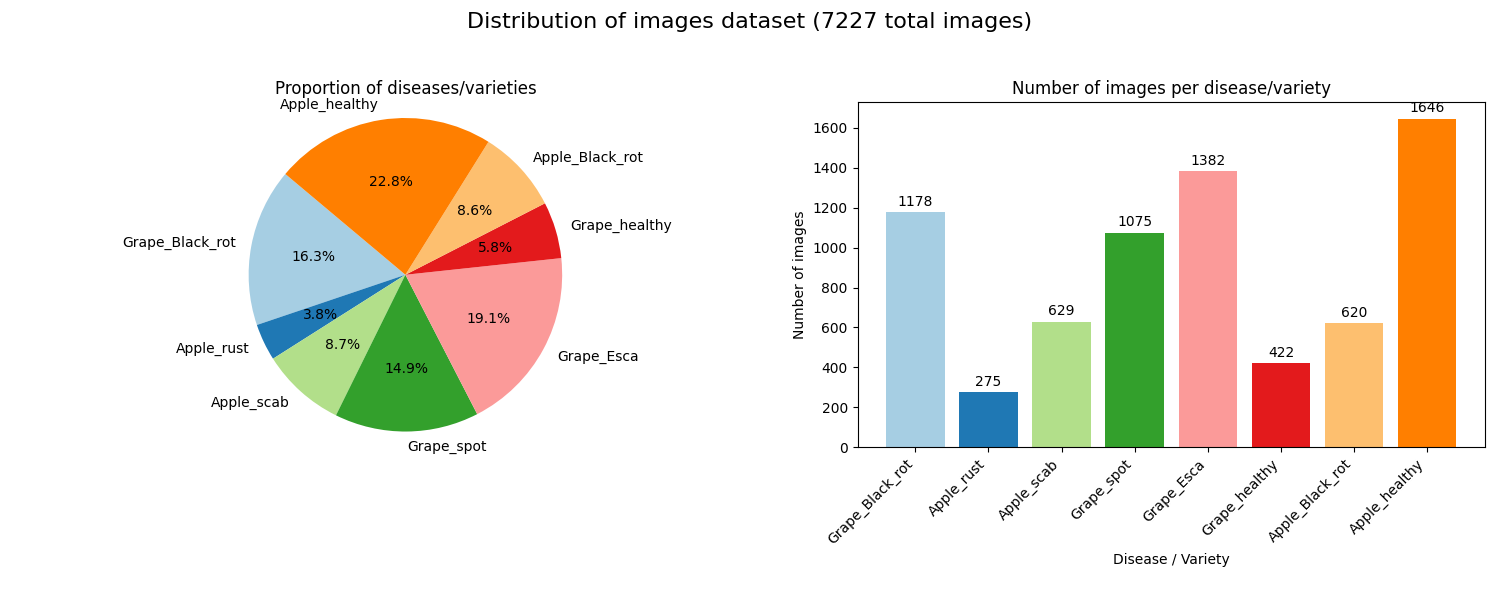
#> input picture images_distribution.png, 1500 x 600 px
$ python augmentation.py ../images_distribution.png
#> lines starting #> are read from the running program, lines starting #| are printed output that depends on the picture
#> in augment_image, img is the input picture: shape (600, 1500, 3); mean B, G, R 223.8, 233.6, 239.7
import argparse
import os
import cv2
import numpy as np
import matplotlib.pyplot as plt

def flip_image(img):
    """Applies a horizontal flip."""
    return cv2.flip(img, 1)

def rotate_image(img, angle=45):
    """Rotates the image by a given angle while keeping its full bounds."""
#> called with angle = 45
    h, w = img.shape[:2]
#> h = 600; w = 1500
    center = (w // 2, h // 2)
#> center = (750, 300)
    rotation_matrix = cv2.getRotationMatrix2D(center, angle, 1.0)
#> rotation_matrix = [[0.707, 0.707, 7.54], [-0.707, 0.707, 618.2]]

    cos = np.abs(rotation_matrix[0, 0])
#> cos = 0.707
    sin = np.abs(rotation_matrix[0, 1])
#> sin = 0.707

    new_w = int((h * sin) + (w * cos))
#> new_w = 1484
    new_h = int((h * cos) + (w * sin))
#> new_h = 1484

    rotation_matrix[0, 2] += (new_w / 2) - center[0]
    rotation_matrix[1, 2] += (new_h / 2) - center[1]

    return cv2.warpAffine(img, rotation_matrix, (new_w, new_h))
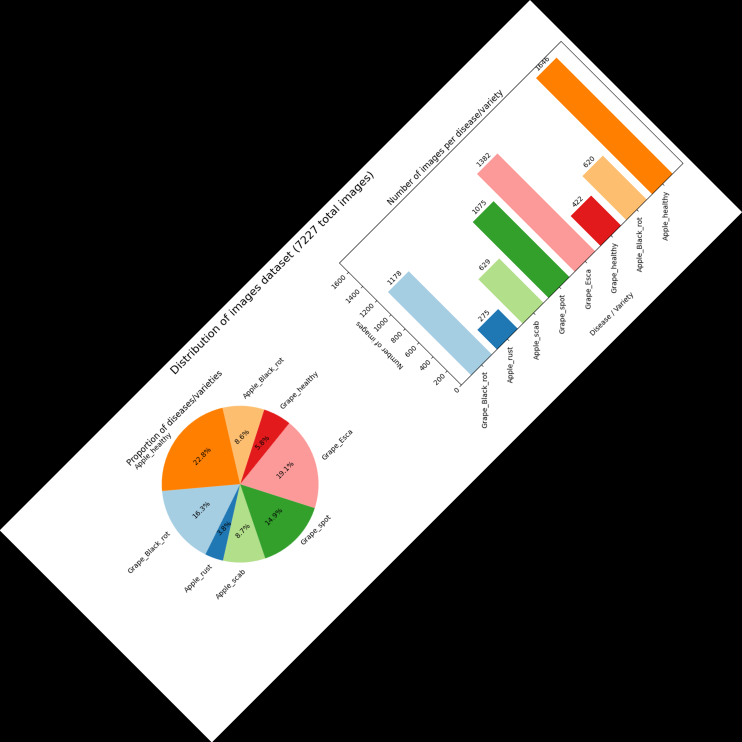
#> returned value: shape (1484, 1484, 3) (shown at 1/2 size); mean of channels 0, 1, 2 91.5, 95.5, 98; drawn as B, G, R

def skew_image(img):
    """Applies perspective skew to the image."""
    h, w = img.shape[:2]
#> h = 600; w = 1500
    pts1 = np.float32([[0, 0], [w, 0], [0, h], [w, h]])
#> pts1 = [[0, 0], [1500, 0], [0, 600], [1500, 600]]

    offset = int(w * 0.2)
#> offset = 300
    pts2 = np.float32([[offset, 0], [w - offset, 0], [0, h], [w, h]])
#> pts2 = [[300, 0], [1200, 0], [0, 600], [1500, 600]]

    matrix = cv2.getPerspectiveTransform(pts1, pts2)
#> matrix = [[0.6, -0.5, 300], [0, 0.6, 0], [0, -0.000667, 1]]
    return cv2.warpPerspective(img, matrix, (w, h))
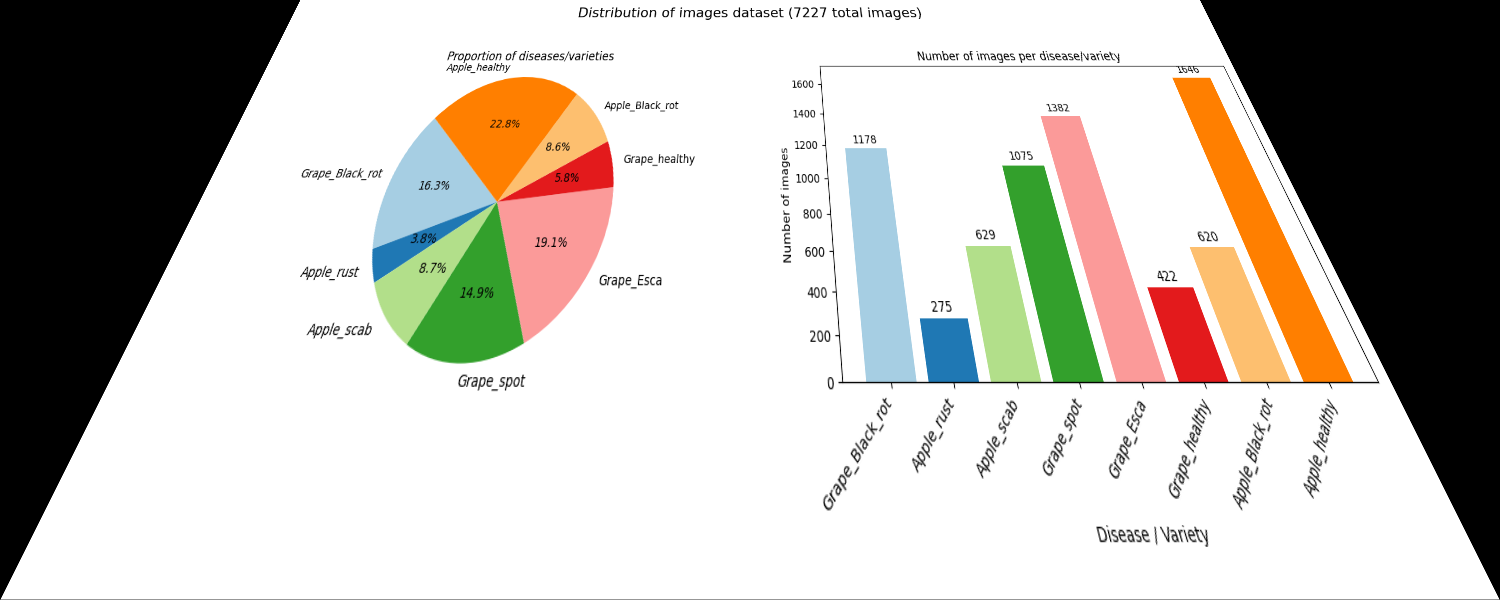
#> returned value: shape (600, 1500, 3); mean of channels 0, 1, 2 181.4, 188.3, 191.9; drawn as B, G, R

def shear_image(img):
    """Applies horizontal shear."""
    h, w = img.shape[:2]
#> h = 600; w = 1500

    shear_factor = 0.3
    matrix = np.float32([[1, shear_factor, 0], [0, 1, 0]])

    new_w = int(w + (h * shear_factor))
#> new_w = 1680
    return cv2.warpAffine(img, matrix, (new_w, h))
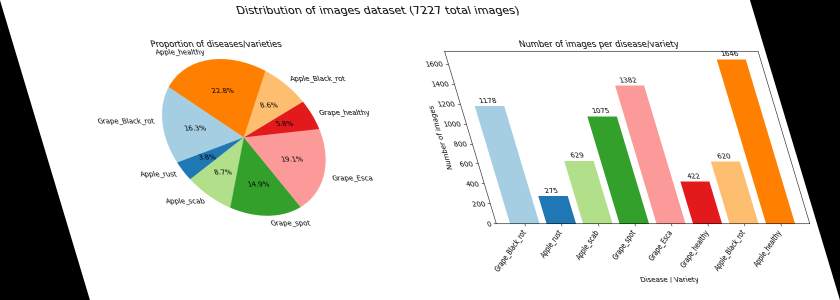
#> returned value: shape (600, 1680, 3) (shown at 1/2 size); mean of channels 0, 1, 2 199.9, 208.6, 214; drawn as B, G, R

def crop_image(img):
    """Crops a central region of the image."""
    h, w = img.shape[:2]
#> h = 600; w = 1500
    target_h, target_w = int(h * 0.5), int(w * 0.5)
#> target_h = 300; target_w = 750
    start_y, start_x = (h - target_h) // 2, (w - target_w) // 2
#> start_y = 150; start_x = 375
    return img[start_y:start_y+target_h, start_x:start_x+target_w]
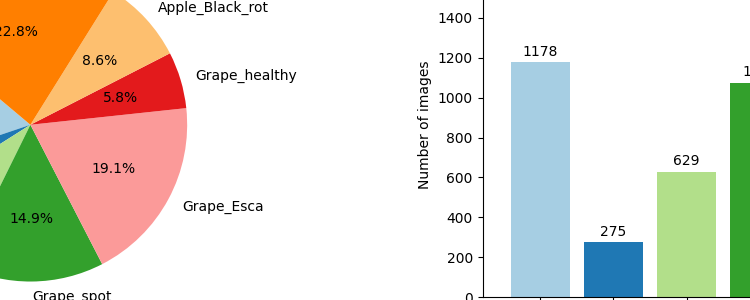
#> returned value: shape (300, 750, 3); mean of channels 0, 1, 2 206.5, 221.3, 225.7; drawn as B, G, R

def distort_image(img, power=0.5):
    """Applies lens distortion to the image."""
#> called with power = -0.2
    h, w = img.shape[:2]
#> h = 600; w = 1500
    k_fx, k_fy = w * 0.5, h * 0.5
#> k_fx = 750; k_fy = 300
    k_cx, k_cy = w / 2, h / 2
#> k_cx = 750; k_cy = 300
    camera_matrix = np.array([[k_fx, 0, k_cx], [0, k_fy, k_cy], [0, 0, 1]], dtype=np.float32)
#> camera_matrix = [[750, 0, 750], [0, 300, 300], [0, 0, 1]]

    dist_coeffs = np.array([power, power, 0, 0, 0], dtype=np.float32)

    new_camera_matrix, roi = cv2.getOptimalNewCameraMatrix(camera_matrix, dist_coeffs, (w,h), 1, (w,h))
#> new_camera_matrix = [[750, 0, 750], [0, 300, 300], [0, 0, 1]]; roi = (0, 0, 1499, 599)
    return cv2.undistort(img, camera_matrix, dist_coeffs, None, new_camera_matrix)
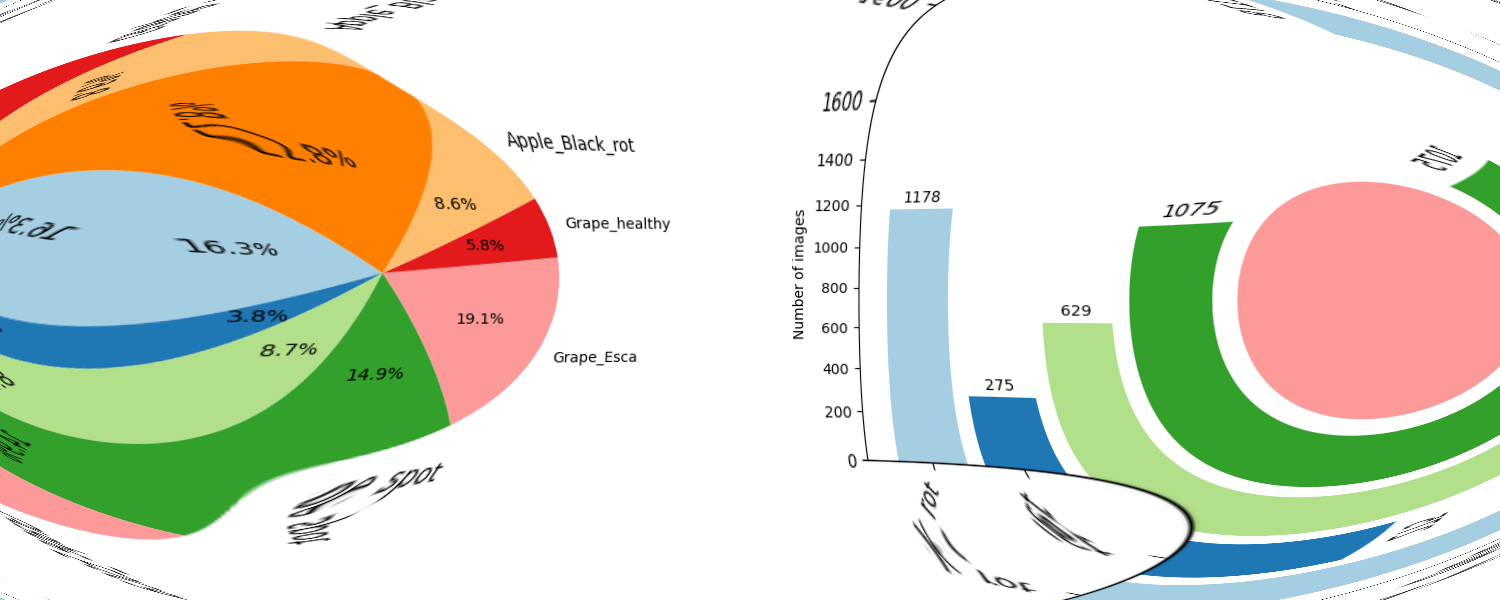
#> returned value: shape (600, 1500, 3); mean of channels 0, 1, 2 196, 215.9, 217; drawn as B, G, R

def augment_image(image_path):
    """Applies 6 different data augmentations and saves the results."""
    print(f"Applying data augmentation on {image_path}...")

    img = cv2.imread(image_path)
    if img is None:
        print(f"Failed to read image at {image_path}")
        return

    orig_name, ext = os.path.splitext(image_path)

    transformations = {
        "Flip": flip_image(img),
        "Rotate": rotate_image(img, 45),
        "Skew": skew_image(img),
        "Shear": shear_image(img),
        "Crop": crop_image(img),
        "Distortion": distort_image(img, -0.2)
    }

    fig, axes = plt.subplots(3, 2, figsize=(10, 8))
    fig.suptitle(f"Data Augmentation for {os.path.basename(image_path)}", fontsize=14)
    axes_flat = axes.flatten()

    for idx, (trans_name, modified_img) in enumerate(transformations.items()):
        out_filename = f"{orig_name}_{trans_name}{ext}"
        cv2.imwrite(out_filename, modified_img)
        print(f"Saved: {out_filename}")

        img_rgb = cv2.cvtColor(modified_img, cv2.COLOR_BGR2RGB)
        ax = axes_flat[idx]
        ax.imshow(img_rgb)
        ax.set_title(trans_name)
        ax.axis('off')
#> this loop made 6 passes
#> (trans_name, out_filename) on passes 1 to 6: ('Flip', '../images_distribution_Flip.png'), ('Rotate', '../images_distribution_Rotate.png'), ('Skew', '../images_distribution_Skew.png'), ('Shear', '../images_distribution_Shear.png'), ('Crop', '../images_distribution_Crop.png'), ('Distortion', '../images_distribution_Distortion.png')
#| Saved: ../images_distribution_Flip.png
#| Saved: ../images_distribution_Rotate.png
#| Saved: ../images_distribution_Skew.png
#| Saved: ../images_distribution_Shear.png
#| Saved: ../images_distribution_Crop.png
#| Saved: ../images_distribution_Distortion.png

    plt.tight_layout()

    os.makedirs('results', exist_ok=True)
    base_name = os.path.basename(orig_name)
    out_path = f"results/augmentation_plot_{base_name}.png"

    plt.savefig(out_path, bbox_inches='tight')
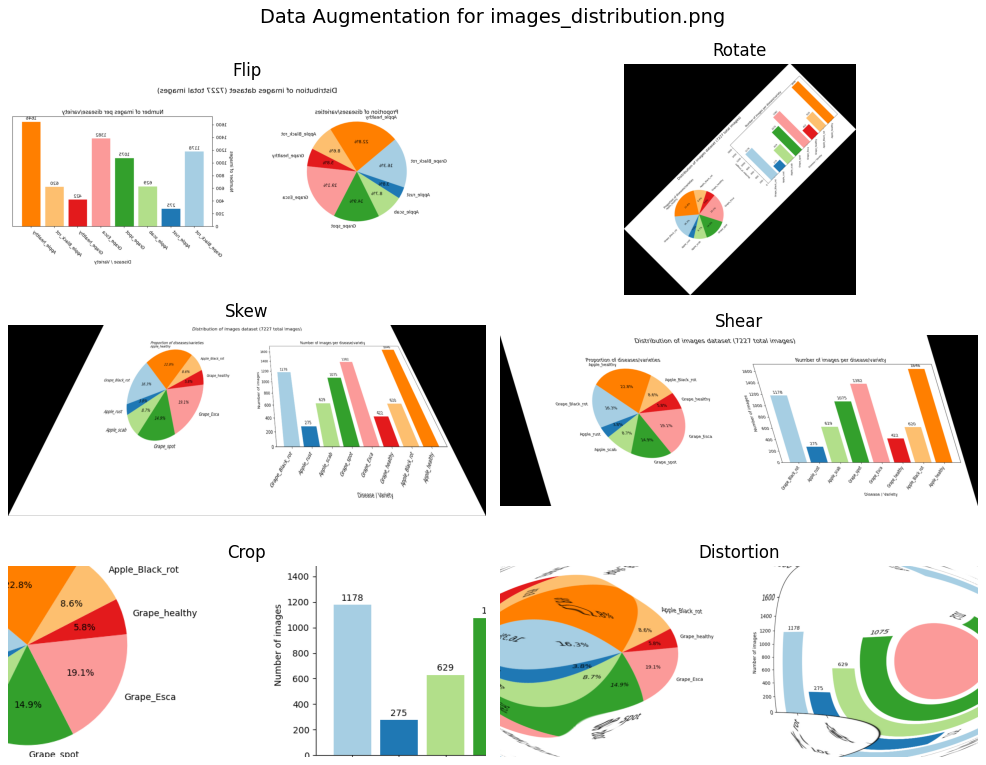
#> figure drawn by matplotlib, 6 panels
    plt.close()

    print(f"Summary plot saved to: {out_path}")


def main():
    parser = argparse.ArgumentParser(description="Applies data augmentation to a single leaf image.")
    parser.add_argument("image_path", help="Path to the source image")
    args = parser.parse_args()

    if not os.path.isfile(args.image_path):
        print(f"Error: {args.image_path} is not a valid file.")
        return

    augment_image(args.image_path)


if __name__ == "__main__":
    main()
